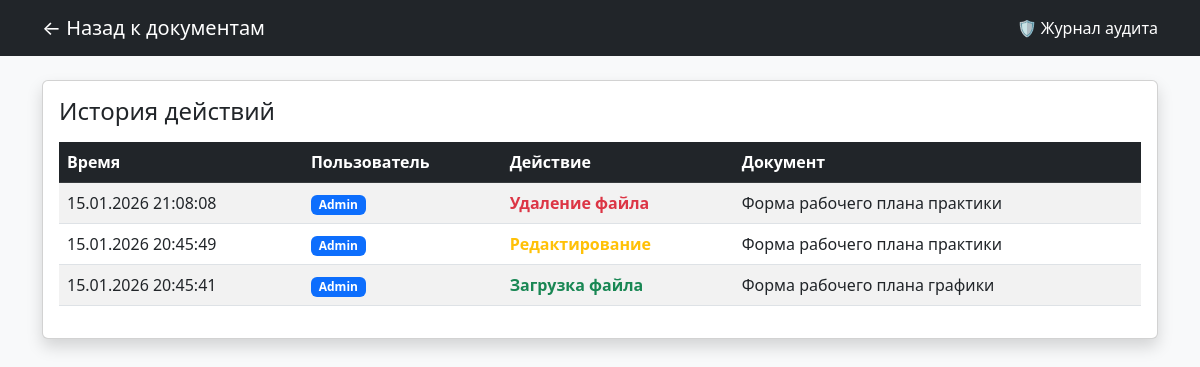
The page /audit/ (signed in) on the database as committed earlier.
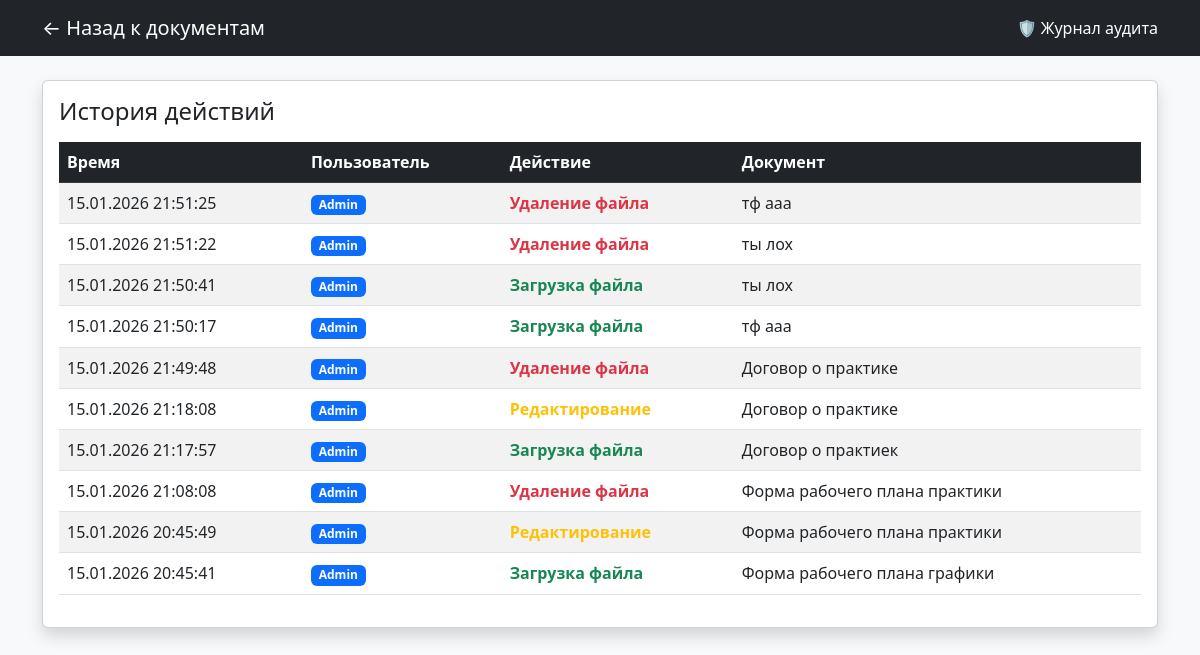
The same page on the database as committed later.
### core/models.py (models this page shows, shortened)
class AuditLog(models.Model):
    user = models.ForeignKey(User, on_delete=models.SET_NULL, null=True, verbose_name="Пользователь")
    action = models.CharField(max_length=50, verbose_name="Действие")  # Например: "Загрузка", "Удаление"
    document_title = models.CharField(max_length=255, verbose_name="Документ")
    timestamp = models.DateTimeField(auto_now_add=True, verbose_name="Время")
    class Meta:
        ordering = ['-timestamp']  # Сначала новые записи

### core/views.py (the view)
# urls.py: path('audit/', audit_log_view, name='audit_log'),
@user_passes_test(lambda u: u.is_superuser)
def audit_log_view(request):
    logs = AuditLog.objects.all()
    return render(request, 'core/audit_log.html', {'logs': logs})

### core/templates/core/audit_log.html (shortened to what this page needs)
<!DOCTYPE html>
<html lang="ru">
<head>
    <link href="https://cdn.jsdelivr.net/npm/bootstrap@5.3.0/dist/css/bootstrap.min.css" rel="stylesheet">
</head>
<body class="bg-light">
<nav class="navbar navbar-dark bg-dark mb-4">
    <div class="container">
        <a class="navbar-brand" href="{% url 'home' %}">← Назад к документам</a>
        <span class="text-white">🛡️ Журнал аудита</span>
    </div>
</nav>
<div class="container">
    <div class="card shadow">
        <div class="card-body">
            <h4 class="mb-3">История действий</h4>
            <table class="table table-striped table-hover">
                <thead class="table-dark">
                    <tr>
                        <th>Время</th>
                        <th>Пользователь</th>
                        <th>Действие</th>
                        <th>Документ</th>
                    </tr>
                </thead>
                <tbody>
                    {% for log in logs %}
                    <tr>
                        <td>{{ log.timestamp|date:"d.m.Y H:i:s" }}</td>
                        <td>
                            {% if log.user %}
                                <span class="badge bg-primary">{{ log.user.username }}</span>
                            {% else %}
                                <span class="badge bg-secondary">Удален</span>
                            {% endif %}
                        </td>
                        <td>
                            {% if log.action == 'Удаление файла' %}
                                <span class="text-danger fw-bold">{{ log.action }}</span>
                            {% elif log.action == 'Загрузка файла' %}
                                <span class="text-success fw-bold">{{ log.action }}</span>
                            {% else %}
                                <span class="text-warning fw-bold">{{ log.action }}</span>
                            {% endif %}
                        </td>
                        <td>{{ log.document_title }}</td>
                    </tr>
                    {% empty %}
                    <tr><td colspan="4" class="text-center">Журнал пока пуст</td></tr>
                    {% endfor %}
                </tbody>
            </table>
        </div>
    </div>
</div>
</body>
</html>

Rows that differ between the two databases and show on the page:
added AuditLog: timestamp "15.01.2026 21:51:25", user.username "Admin", action "Удаление файла", document_title "тф ааа"
added AuditLog: timestamp "15.01.2026 21:51:22", user.username "Admin", action "Удаление файла", document_title "ты лох"
added AuditLog: timestamp "15.01.2026 21:50:41", user.username "Admin", action "Загрузка файла", document_title "ты лох"
added AuditLog: timestamp "15.01.2026 21:50:17", user.username "Admin", action "Загрузка файла", document_title "тф ааа"
added AuditLog: timestamp "15.01.2026 21:49:48", user.username "Admin", action "Удаление файла", document_title "Договор о практике"
added AuditLog: timestamp "15.01.2026 21:18:08", user.username "Admin", action "Редактирование", document_title "Договор о практике"
added AuditLog: timestamp "15.01.2026 21:17:57", user.username "Admin", action "Загрузка файла", document_title "Договор о практиек"
